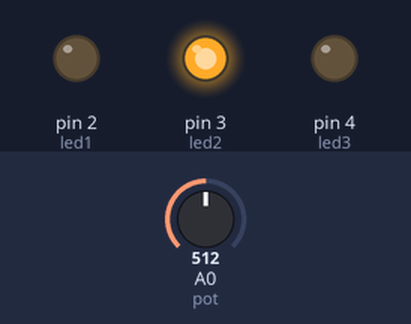
Bench run of a sketch on a simulated Arduino Uno, built with avr-gcc and run on an emulated ATmega328P. Parts: output pins drawn as LEDs (lit = HIGH). The test bench sets the inputs (shaded band); at power-on: A0 (pot) = 512.

Above: at 1.2 s.
1.3 s: A0 (pot) set to 351
2.8 s: A0 (pot) set to 330
At 3.4 s:
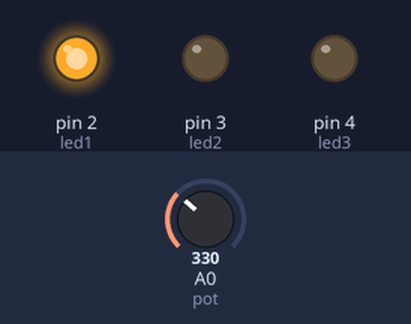
4.3 s: A0 (pot) set to 693
At 4.6 s:
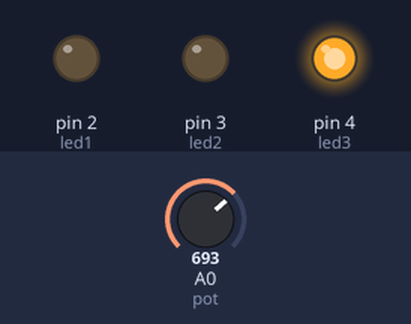
5.8 s: A0 (pot) set to 666
At 6.9 s:
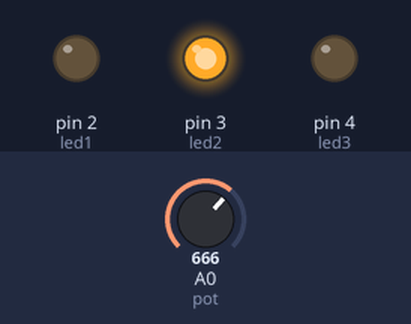
7.3 s: A0 (pot) set to 716
At 8.1 s:
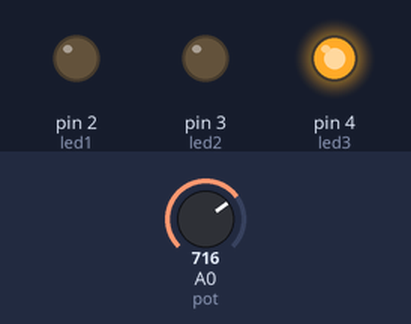
Timing chart, 0 to 9.8 s (numbered marks = the images above; inputs shaded):
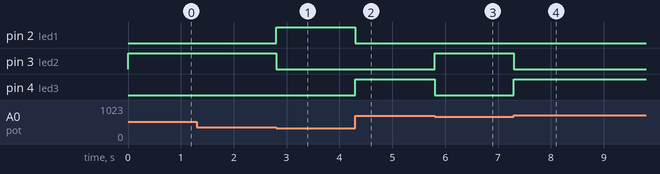

The sketch:

pot_lamp.ino
```cpp
int pot = A0;
int led1 = 2;
int led2 = 3;
int led3 = 4;

void setup() {
  pinMode(led1, OUTPUT);
  pinMode(led2, OUTPUT);
  pinMode(led3, OUTPUT);
}

void loop() {
  int value = analogRead(pot);

  if (value >= 0 && value <= 341) {
    digitalWrite(led1, HIGH);
    digitalWrite(led2, LOW);
    digitalWrite(led3, LOW);
  }
  else if (value >= 342 && value <= 683) {
    digitalWrite(led1, LOW);
    digitalWrite(led2, HIGH);
    digitalWrite(led3, LOW);
  }
  else {
    digitalWrite(led1, LOW);
    digitalWrite(led2, LOW);
    digitalWrite(led3, HIGH);
  }
}
```

Measured:
- the behaviour switches between 342 and 341 on A0 (pot) (found by bisection; images 0 and 1)
- the behaviour switches between 684 and 683 on A0 (pot) (found by bisection; images 2 and 3)
- after the input at 1.3 s, every drawn part: stays the same
- after the input at 2.8 s, pin 2 (led1): LOW → HIGH at once; pin 3 (led2): HIGH → LOW at once
- after the input at 4.3 s, pin 2 (led1): HIGH → LOW at once; pin 4 (led3): LOW → HIGH at once
- after the input at 5.8 s, pin 3 (led2): LOW → HIGH at once; pin 4 (led3): HIGH → LOW at once
- after the input at 7.3 s, pin 3 (led2): HIGH → LOW at once; pin 4 (led3): LOW → HIGH at once
